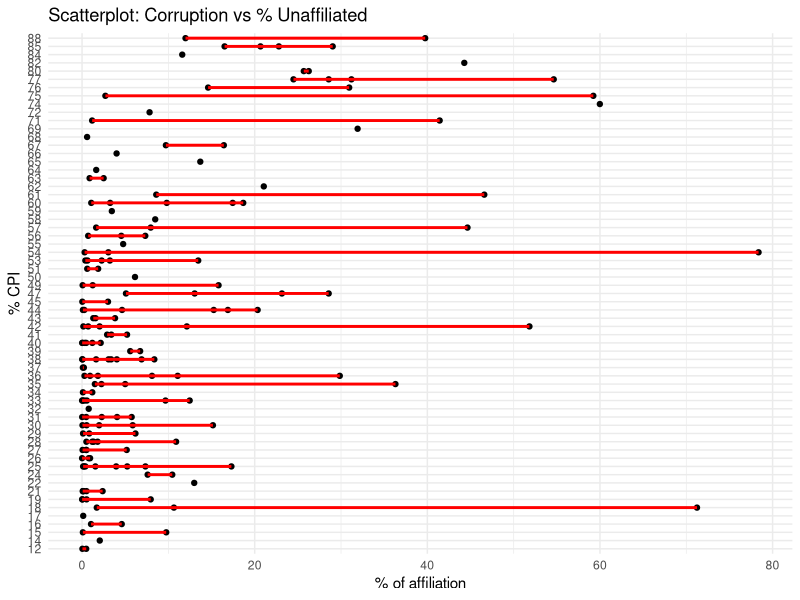
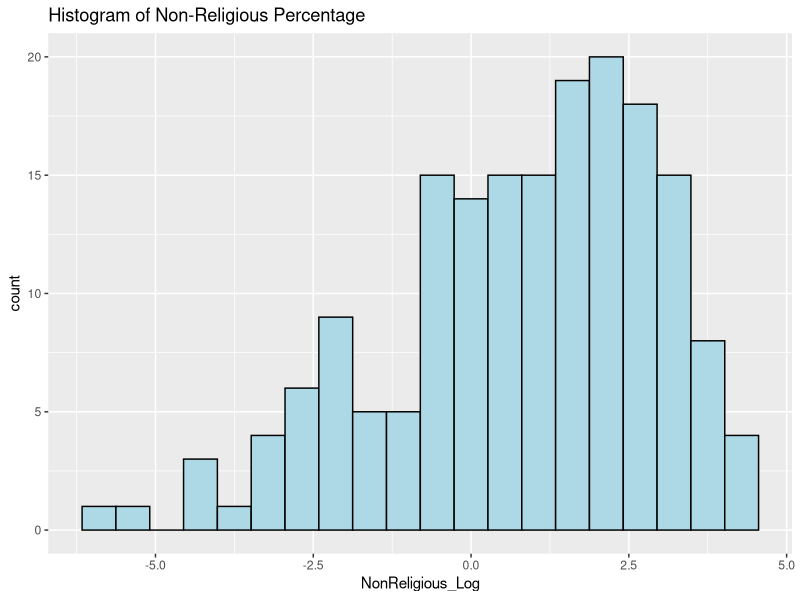
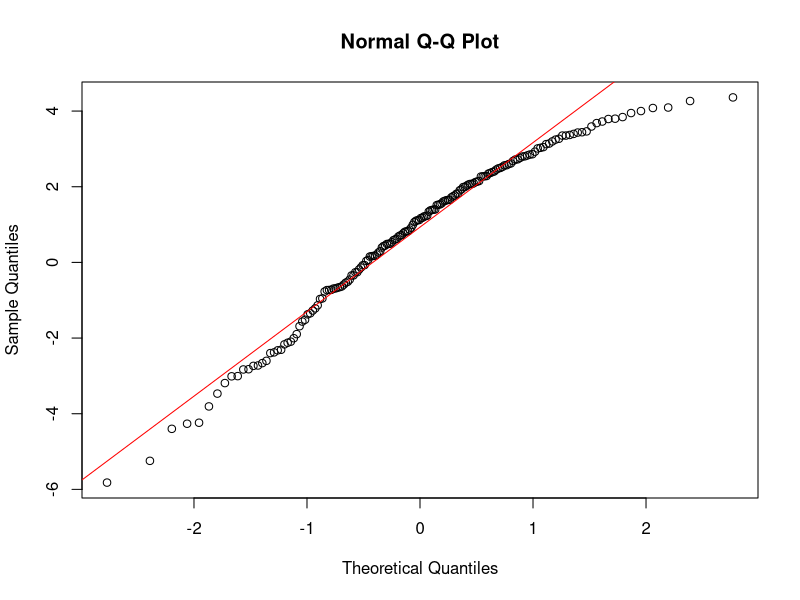
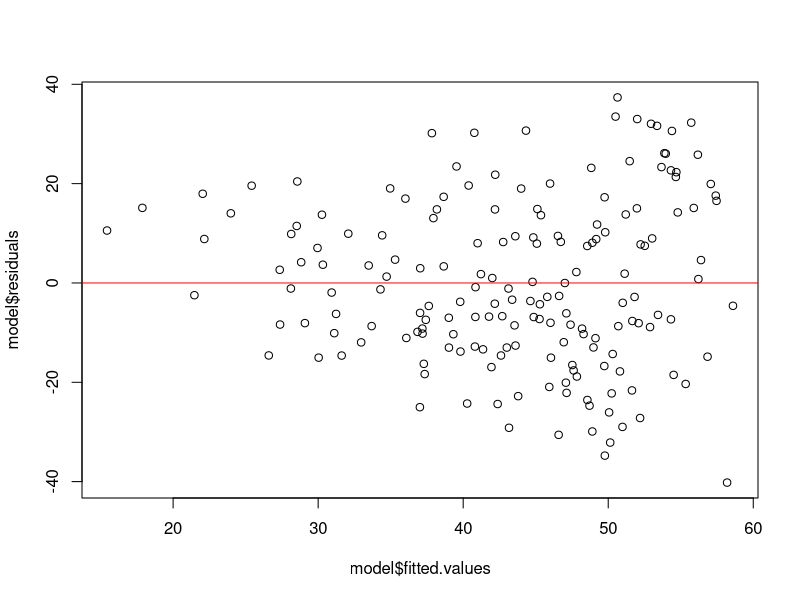
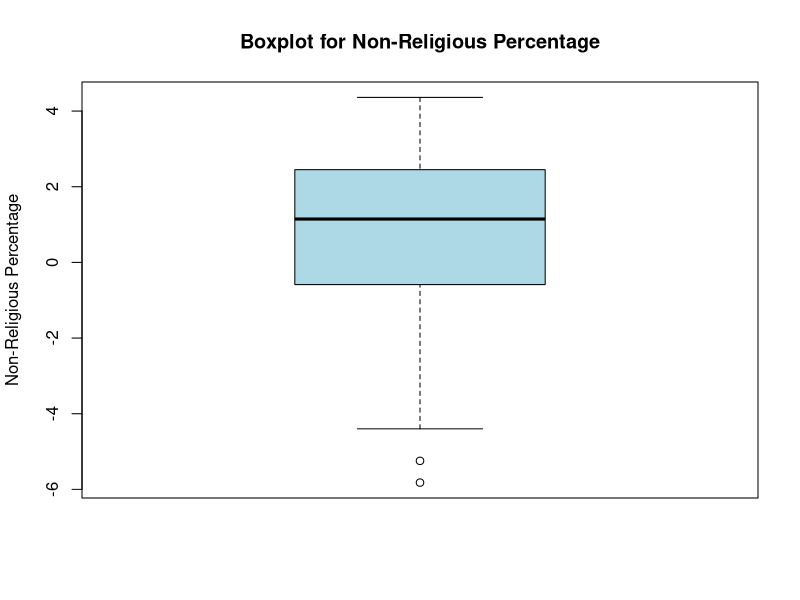
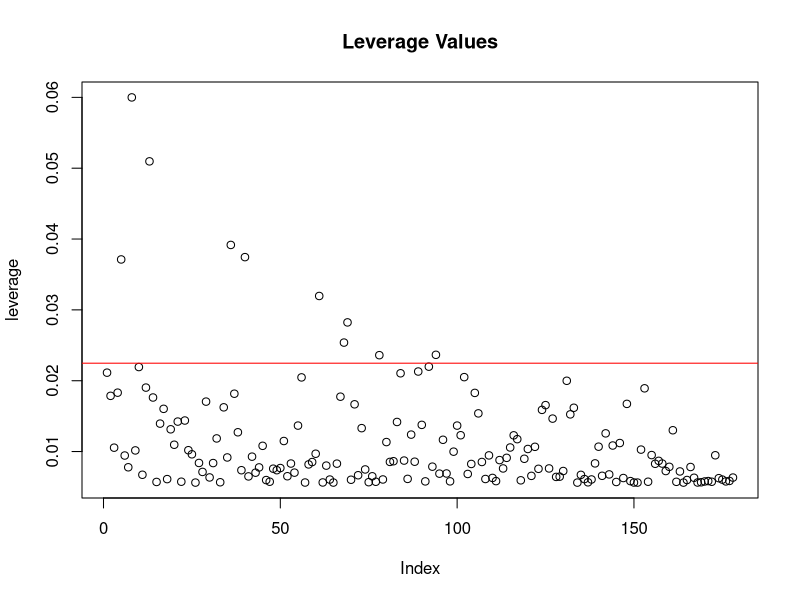
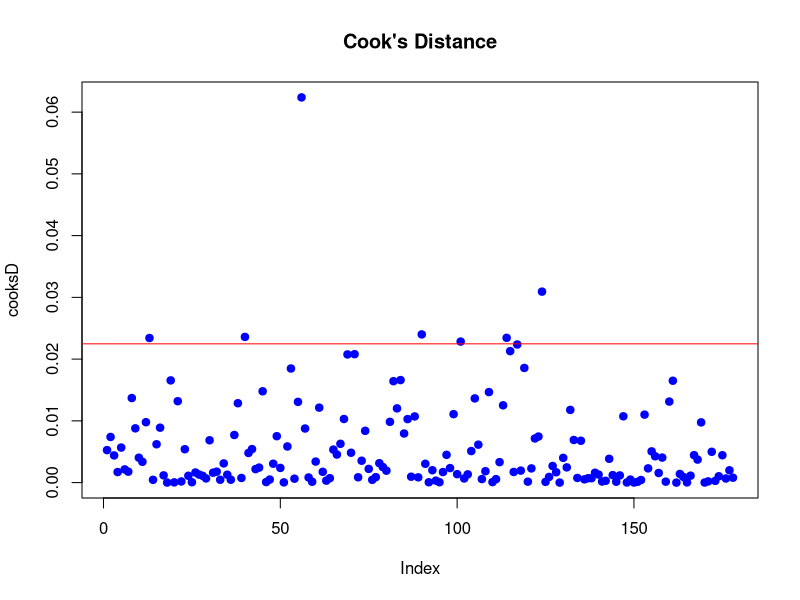
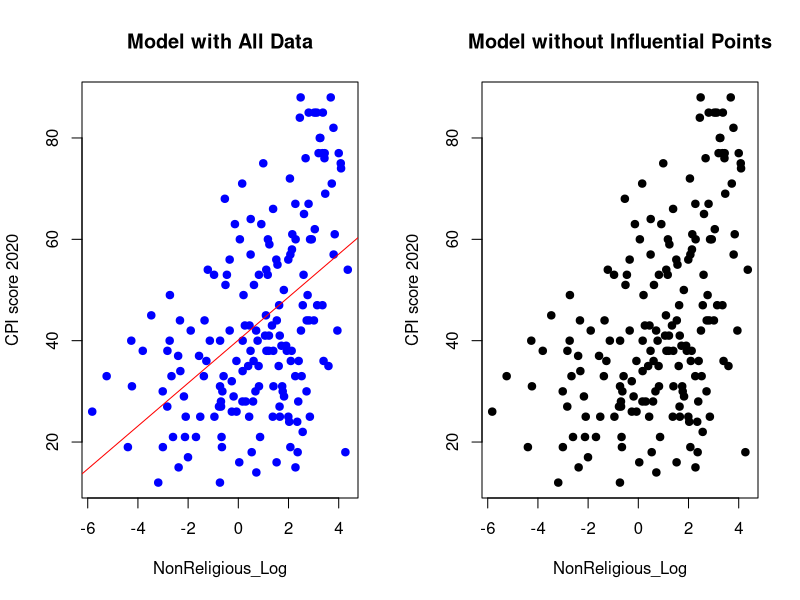

R code for these plots, in order: (Note: this script raises an error after producing the figures.)
## ---- chunk 1
# Load tidyverse and readr packages

library(tidyverse)
library(readr)

# Import religion_by_country and corruption_by_country datasets

religion_by_country <- read_csv("religion-by-country-2024.csv")

corruption_by_country <- read_delim("CPI2020_for_merge.csv", delim = ";", escape_double = FALSE, trim_ws = TRUE)

## ---- chunk 2
# We have missing data for 2020 for United State, so we are gonna use the data from 2010 as an alternative

religion_by_country[religion_by_country$country == "United States", c("ReligionByCountry_TotalReligious_2020",  "religionByCountry_christians_2020", 
"religionByCountry_muslims_2020", "religionByCountry_hindus_2020", 
"religionByCountry_buddhists_2020", "religionByCountry_folkReligions_2020", 
"religionByCountry_jews_2020", "religionByCountry_other_2020", 
"religionByCountry_unaffiliated_2020")] <- religion_by_country[religion_by_country$country == "United States", c("total", "religionByCountry_christians", 
"religionByCountry_muslims", "religionByCountry_hindus", 
"religionByCountry_buddhists", "religionByCountry_folkReligions", 
"religionByCountry_jews", "religionByCountry_other", 
"religionByCountry_unaffiliated")]

#This piece of code copies the data for United States from 2010 into 2020 columns
## ---- chunk 3

dput(names(religion_by_country))


# Filter religion_by_country dataset only including the data from 2020

religion_by_country <- religion_by_country %>% select("country", "ReligionByCountry_TotalReligious_2020",  "religionByCountry_christians_2020", 
"religionByCountry_muslims_2020", "religionByCountry_hindus_2020", 
"religionByCountry_buddhists_2020", "religionByCountry_folkReligions_2020", 
"religionByCountry_jews_2020", "religionByCountry_other_2020", 
"religionByCountry_unaffiliated_2020")



## ---- chunk 4
# Create new columns

#Total population
percentage_religion_by_country <- religion_by_country %>% mutate(
  total_population = ReligionByCountry_TotalReligious_2020 + religionByCountry_unaffiliated_2020
)

#Proportion of individuals from each religion
percentage_religion_by_country <- percentage_religion_by_country %>% mutate(
  percentage_ReligionByCountry_TotalReligious_2020 = ((ReligionByCountry_TotalReligious_2020
)/total_population)*100,
  percentage_religionByCountry_christians_2020 = ((religionByCountry_christians_2020
)/total_population)*100,
percentage_religionByCountry_muslims_2020 =((religionByCountry_muslims_2020
)/total_population)*100,
percentage_religionByCountry_hindus_2020 = ((religionByCountry_hindus_2020
)/total_population)*100,
percetage_religionByCountry_buddhists_2020 = ((religionByCountry_buddhists_2020
)/total_population)*100,
percentage_religionByCountry_folkReligions_2020 = ((religionByCountry_folkReligions_2020
)/total_population)*100,
percentage_religionByCountry_jews_2020 = ((religionByCountry_jews_2020
)/total_population)*100,
percentage_religionByCountry_other_2020 = ((religionByCountry_other_2020
)/total_population)*100,
percentage_religionByCountry_unaffiliated_2020 = ((religionByCountry_unaffiliated_2020
)/total_population)*100
)

# Remove the other columns that do not include the proportions of individuals
percentage_religion_by_country <- percentage_religion_by_country %>% select(-starts_with("religion", ignore.case = TRUE))

## ---- chunk 5
# Rename "Country" to "country" from corruption_by_country dataset

corruption_by_country <- corruption_by_country %>% rename(country = Country)

# Use full_join() from tidyverse to merge the datasets by country. By doing that, if a country is included in the dataset 1 but not in dataset 2, the columms of dataset 2 will contain "NA" values for that rows and viceversa

merged_dataset <- full_join(percentage_religion_by_country, corruption_by_country, by = "country")

## ---- chunk 6
# Remove from merged_dataset those countries with NA values for total_population

merged_dataset <- merged_dataset %>% filter(!is.na(total_population))

# Remove from merged_dataset those countries with NA values for CPI score 2020

merged_dataset <- merged_dataset %>% filter(!is.na(`CPI score 2020`))

## ---- chunk 7
# Load ggplot2 library
library(ggplot2)

# Example: Scatterplot to check linearity
ggplot(merged_dataset, aes(x = percentage_religionByCountry_unaffiliated_2020, y = `CPI score 2020`)) +
  geom_point() +                          # Plot the data points
  geom_smooth(method = "lm", se = FALSE, col = "red") +  # Add a linear regression line
  labs(title = "Scatterplot: Corruption vs % Unaffiliated",
       x = "% of affiliation", y = "% CPI") +
  theme_minimal()


## ---- chunk 8
# Histogram for each variable

# Apply log transformation
merged_dataset$NonReligious_Log <- log(merged_dataset$percentage_religionByCountry_unaffiliated_2020)

# Check histogram for CPI score 2020
# ggplot(merged_dataset, aes(x = `CPI score 2020`)) + 
#   geom_histogram(bins = 20, fill = "lightblue", color = "black") +
#   labs(title = "Histogram of Corruption Index")

# Check histogram for original non-religious percentage
ggplot(merged_dataset, aes(x = NonReligious_Log)) + 
  geom_histogram(bins = 20, fill = "lightblue", color = "black") +
  labs(title = "Histogram of Non-Religious Percentage")

# Q-Q plot for CPI score 2020
# qqnorm(merged_dataset$`CPI score 2020`)
# qqline(merged_dataset$`CPI score 2020`, col = "red")

# Q-Q plot for original non-religious percentage
qqnorm(merged_dataset$NonReligious_Log)
qqline(merged_dataset$NonReligious_Log, col = "red")



## ---- chunk 9

model <- lm(`CPI score 2020` ~ `NonReligious_Log`, data = merged_dataset)
plot(model$residuals ~ model$fitted.values)
abline(h = 0, col = "red")

## ---- chunk 10
# Boxplot to check for outliers in 'percentage_religionByCountry_unaffiliated_2020'
boxplot(merged_dataset$NonReligious_Log,
        main = "Boxplot for Non-Religious Percentage",
        ylab = "Non-Religious Percentage",
        col = "lightblue")

## ---- chunk 11

leverage <- hatvalues(model)
plot(leverage, main = "Leverage Values")
abline(h = 2*(length(coef(model))/nrow(merged_dataset)), col = "red")  # Threshold line

summary(leverage)

## ---- chunk 12

# Calculate Cook's Distance
cooksD <- cooks.distance(model)

# Plot Cook's Distance
plot(cooksD, main = "Cook's Distance", pch = 19, col = "blue")
abline(h = 4/length(cooksD), col = "red")  # Reference line for Cook's Distance at 4/n

# Identify influential observations
influential_points <- which(cooksD > 4/length(cooksD))
cat("The influential observations are: ", influential_points, "\n")

influential_data <- merged_dataset[influential_points, ]
print("Influential data:")
print(influential_data)


## ---- chunk 13
# Create side-by-side plots
par(mfrow = c(1, 2))  # Set up for two plots

# Model with all data
plot(merged_dataset$NonReligious_Log, merged_dataset$`CPI score 2020`, 
     main = "Model with All Data", 
     xlab = "NonReligious_Log", ylab = "CPI score 2020", pch = 19, col = "blue")
abline(model, col = "red")

# Model without influential observations
plot(merged_dataset$NonReligious_Log, merged_dataset$`CPI score 2020`, 
     main = "Model without Influential Points", 
     xlab = "NonReligious_Log", ylab = "CPI score 2020", pch = 19, col = "black")
abline(model_without_influential, col = "green")
## ---- chunk 14

# Create the model with all data
model <- lm(`CPI score 2020` ~ `NonReligious_Log`, data = merged_dataset)

# Create the model without the influential points
model_without_influential <- lm(`CPI score 2020` ~ `NonReligious_Log`, 
                                data = merged_dataset[-influential_points, ])

# Print the coefficients for the model with all data
coef_all_data <- coef(model)
cat("Coefficients for the model with all data:\n")
print(coef_all_data)

# Print the coefficients for the model without influential observations
coef_without_influential <- coef(model_without_influential)
cat("\nCoefficients for the model without influential points:\n")
print(coef_without_influential)
